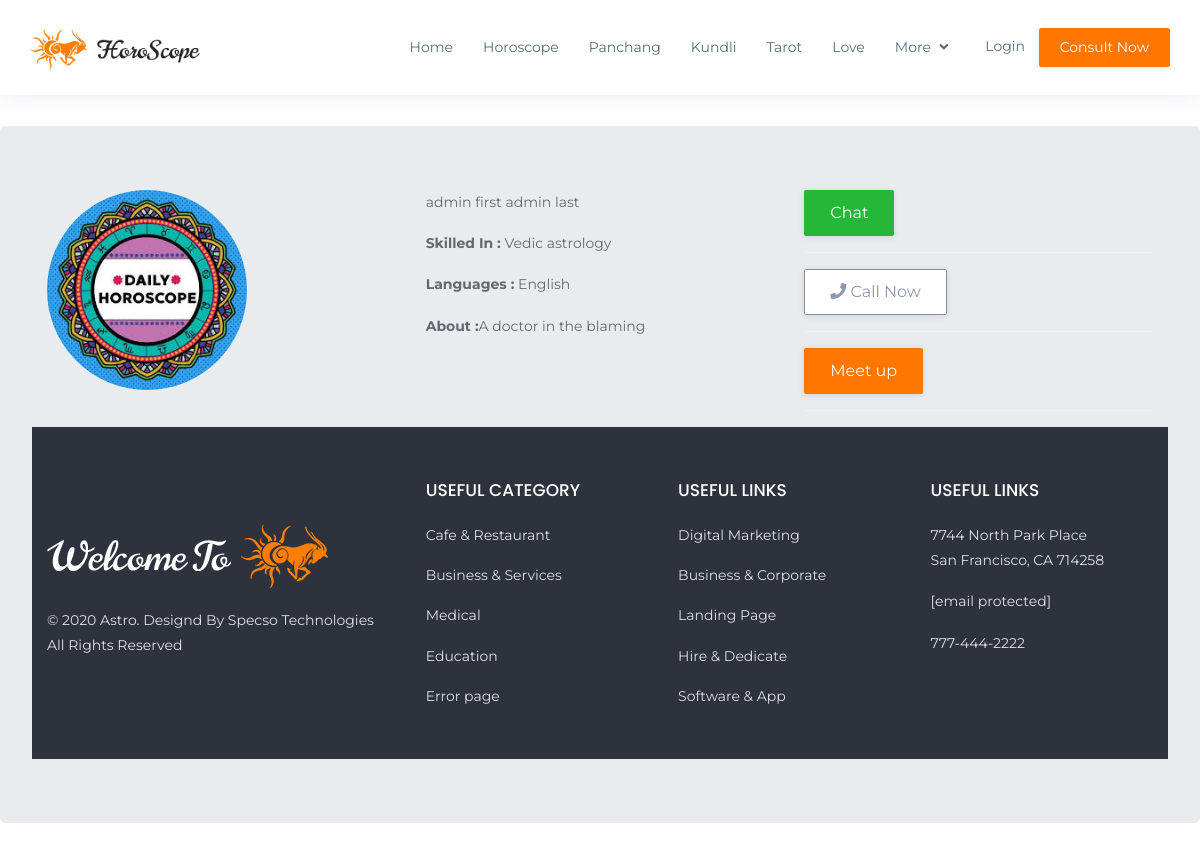
The app's page /astrodetail1 with its own data.
### main/models.py (models this page shows, shortened)
class Astro_Profile(models.Model):
	LANGUAGES = (('English','English'),('Hindi','Hindi'),('Gujarati','Guarati'),('Marathi','Marathi'),('Tamil','Tamil'))
	SKILLS = (
	    ('Vedic astrology','Vedic astrology'),
        ('Horoscopic astrology','Horoscopic astrology'),
        ('Vaastu','Vaastu'),
        ('Western astrology','Western astrology'),
        ('Numerology','Numerology'),
        ('Tarot divination','Tarot divination'),
        ('Prashna Kundali','Prashna Kundali'),
        ('KP astrology','KP astrology'),
    )
	profile = models.OneToOneField(Profile, on_delete=models.CASCADE)
	skill = models.CharField(max_length=100,choices=SKILLS)
	language = MultiSelectField(choices=LANGUAGES,max_choices=5)
	experience = models.IntegerField()
	location = models.CharField(max_length=200)
	about = models.CharField(max_length=200,null=True)

class Profile(models.Model):
	ROLE =(('Customer','Customer'),('Astrologer','Astrologer'),)
	user = models.OneToOneField(User, on_delete=models.CASCADE)
	profile_pic =  models.ImageField(default='def.jpg',upload_to="images",null=True, blank=True)
	user_role = models.CharField(max_length=30,choices=ROLE)

### main/views.py (the view)
# urls.py: path('astrodetail<str:id>', views.astrodetail, name='astrodetail'),
def astrodetail(request, id):
    detail = Astro_Profile.objects.get(pk=id)
    context = {'detail':detail}
    return render(request, 'singleastro.html', context)

### main/templates/singleastro.html (shortened to what this page needs)
{% extends 'templating.html' %}
{% load static %}
{% load crispy_forms_tags %}
	{% block content %}
<br><br><Br><Br><br>
<div class="jumbotron">
<div class="container">
    <div class="row">
    	<div class="col-sm-4">
		<img src="{{ detail.profile.profile_pic.url }}" style="height: 200px; width:200px; border-radius: 50%">
	    </div>
	    <div class="col-sm-4">
			<p>{{ detail.profile.user.first_name }} {{ detail.profile.user.last_name }}</p>
			<p><b>Skilled In :</b> {{ detail.skill }}</p>
			<p><b>Languages :</b> {{ detail.language }}</p>
			<p><b>About :</b>{{ detail.about }}</p>
	    </div>
	      <div class="col-sm-4">
			<a class="btn btn-success" href="">Chat</a>
			<hr>
			<a class="btn btn-secondary" href=""><i class="fa fa-phone"></i> Call Now</a>
			<hr>
			<a class="btn btn-primary" href="">Meet up</a>
			<hr>
	    </div>
	<br>
    <br><Br><BR>
</div>
</div>
{% endblock %}

### records on screen
Astro_Profile: profile.profile_pic (picture), profile.user.first_name "admin first", profile.user.last_name "admin last", skill "Vedic astrology", language "English", about "A doctor in the blaming"
